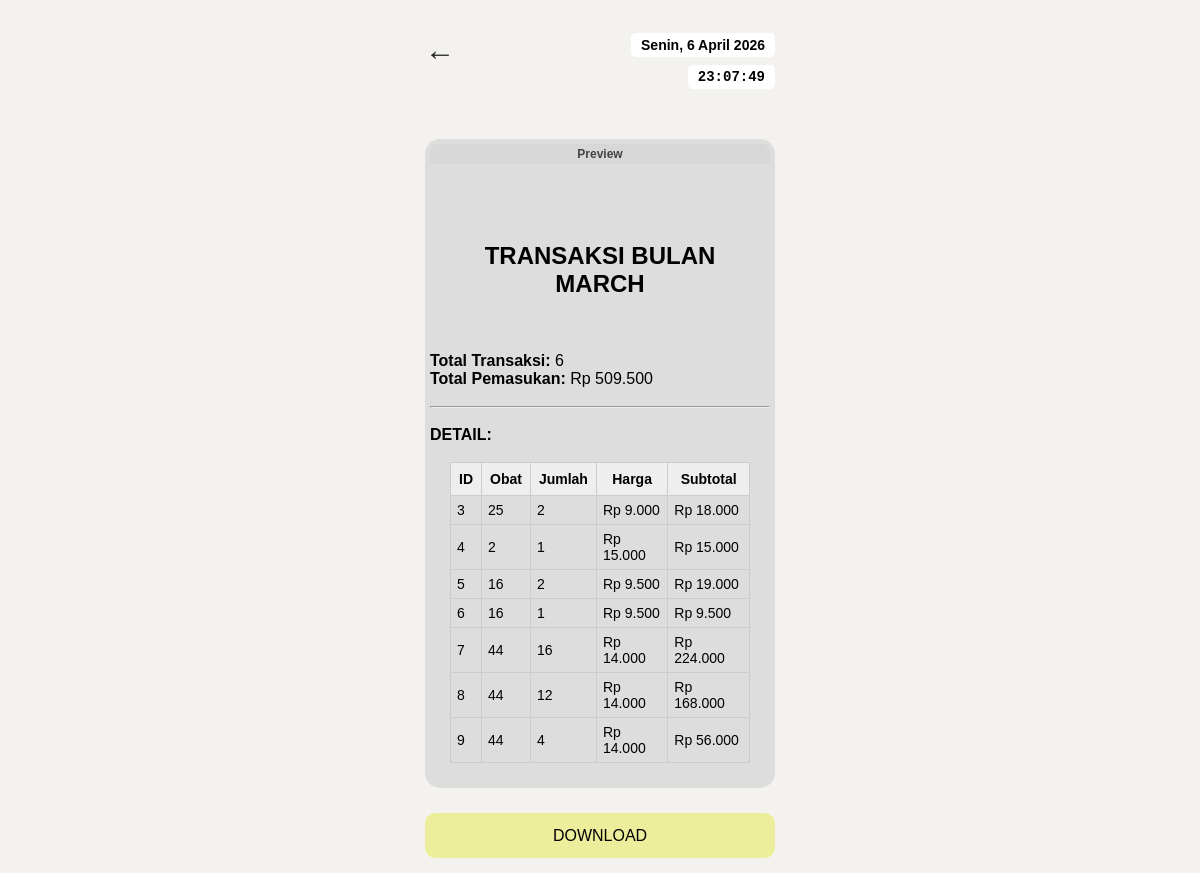
Screenshot of /cek_laporan_obat.php?id=20 (signed in) with the database file from the repository.
### tables this page shows
CREATE TABLE `riwayat_transaksi_kasir` (
  `id` int(100) NOT NULL,
  `nama_dokumen` varchar(300) NOT NULL,
  `tanggal` date NOT NULL,
  `jam` timestamp NOT NULL DEFAULT current_timestamp() ON UPDATE current_timestamp(),
  `file_path` varchar(300) DEFAULT NULL
);

### cek_laporan_obat.php (the view, shortened to what this page needs)
<?php
include "koneksi.php";
$id = $_GET['id'] ?? 0;
$data_dokumen = mysqli_fetch_assoc(mysqli_query($conn,
    "SELECT * FROM riwayat_transaksi_kasir WHERE id='$id'"
));
$file = $data_dokumen['file_path'];
$isi = file_get_contents($file);
$lines = explode("\n", $isi);
$total_transaksi = 0;
$total_pemasukan = 0;
$detail = [];
foreach($lines as $line){
    if(strpos($line,"Total transaksi") !== false){
        $total_transaksi = trim(explode(":", $line)[1]);
    }
    if(strpos($line,"Total pemasukan") !== false){
        $total_pemasukan = trim(explode(":", $line)[1]);
    }
    if(preg_match('/^\d+ \|/', $line)){
        $d = explode("|", $line);
        $detail[] = [
            "id_detail" => trim($d[0]),
            "id_obat" => trim($d[1]),
            "jumlah" => trim($d[2]),
            "harga" => trim($d[3]),
            "subtotal" => trim($d[4]),
        ];
    }
}
$tanggal = $data_dokumen['tanggal'];
$bulan = strtoupper(date("F", strtotime($tanggal)));
?>
<!DOCTYPE html>
<html>
<head>
<link rel="stylesheet" href="css/dokumen_kasir.css">
</head>
<body>
<br>
<div class="container">
    <div class="top-bar">
        <a href="cabang.php" class="back-btn">←</a>
        <div class="top-text">
            <div id="dayDate" class="line1"></div>
            <div id="clock" class="line2"></div>
        </div>
    </div>
    <div class="preview-wrapper">
    <div class="preview-header">Preview </div><br>
    <center>
          <h2>
            TRANSAKSI BULAN <br> <?= $bulan ?>
        </h2>
        <br>
</center> <br> <br>
        <p><strong>Total Transaksi:</strong> <?= $total_transaksi ?></p>
        <p><strong>Total Pemasukan:</strong> Rp <?= number_format($total_pemasukan,0,',','.') ?></p>
        <br><hr><br>
        <strong>DETAIL:</strong><br><br>
       <div style="padding:0 20px 20px 20px;">
<table style="width:100%; border-collapse:collapse; font-size:14px;">
            <tr style="background:#eee;">
                <th style="padding:8px; border:1px solid #ccc;">ID</th>
                <th style="padding:8px; border:1px solid #ccc;">Obat</th>
                <th style="padding:8px; border:1px solid #ccc;">Jumlah</th>
                <th style="padding:8px; border:1px solid #ccc;">Harga</th>
                <th style="padding:8px; border:1px solid #ccc;">Subtotal</th>
            </tr>
            <?php foreach($detail as $d): ?>
            <tr>
                <td style="padding:6px; border:1px solid #ccc;"><?= $d['id_detail'] ?></td>
                <td style="padding:6px; border:1px solid #ccc;"><?= $d['id_obat'] ?></td>
                <td style="padding:6px; border:1px solid #ccc;"><?= $d['jumlah'] ?></td>
                <td style="padding:6px; border:1px solid #ccc;">Rp <?= number_format($d['harga'],0,',','.') ?></td>
                <td style="padding:6px; border:1px solid #ccc;">Rp <?= number_format($d['subtotal'],0,',','.') ?></td>
            </tr>
            <?php endforeach; ?>
        </table>
</div>
        </div>
<div style="margin-top:20px;">
    <a href="?id=<?= $id ?>&download=1" class="btn-kirim" style="display:block; text-align:center; line-height:45px; text-decoration:none; color:#000;">
        DOWNLOAD
    </a>
</div>
    </div>
</body>
</html>

### css/dokumen_kasir.css (style rules this page uses)
* { margin:0; padding:0; box-sizing:border-box; }
body { background:#f3f2ee; font-family:Arial,sans-serif; }
.container { max-width:380px; margin:auto; padding:15px; }
.top-bar { display:flex; justify-content:space-between; margin-bottom:50px; }
.back-btn { font-size:30px; text-decoration:none; color:#222; }
.top-text { display:flex; flex-direction:column; gap:8px; text-align: right; font-weight: bold; align-items:flex-end; }
.line1 { background:#ffffff; padding:4px 10px; border-radius:5px; font-size:14px; font-weight:bold; text-align:right; display:inline-block; }
.line2 { background:#ffffff; padding:4px 10px; border-radius:5px; font-size:14px; font-weight:bold; text-align:right; font-family: monospace; display:inline-block; }
.preview-wrapper { background:#ddd; padding:5px; border-radius:15px; margin-bottom:25px; }
.btn-kirim { width:100%; height:45px; border:none; background:#ecee9b; border-radius:10px; font-size:16px; }
.preview-header { width:100%; height:20px; background:rgba(200,200,200,0.4); opacity: 70%; display:flex; justify-content:center; align-items:center; font-size:12px; font-weight:600; border-radius:8px 8px 0 0; margin-bottom:60px; }

### rows the page displays
riwayat_transaksi_kasir: tanggal "MARCH", file_path "6", file_path "509.500"

### other values shown
$d['id_detail'] "3"
$d['id_obat'] "25"
$d['jumlah'] "2"
$d['harga'] "9.000"
$d['subtotal'] "18.000"
$d['id_detail'] "4"
$d['id_obat'] "2"
$d['jumlah'] "1"
$d['harga'] "15.000"
$d['subtotal'] "15.000"
$d['id_detail'] "5"
$d['id_obat'] "16"
$d['harga'] "9.500"
$d['subtotal'] "19.000"
$d['id_detail'] "6"
